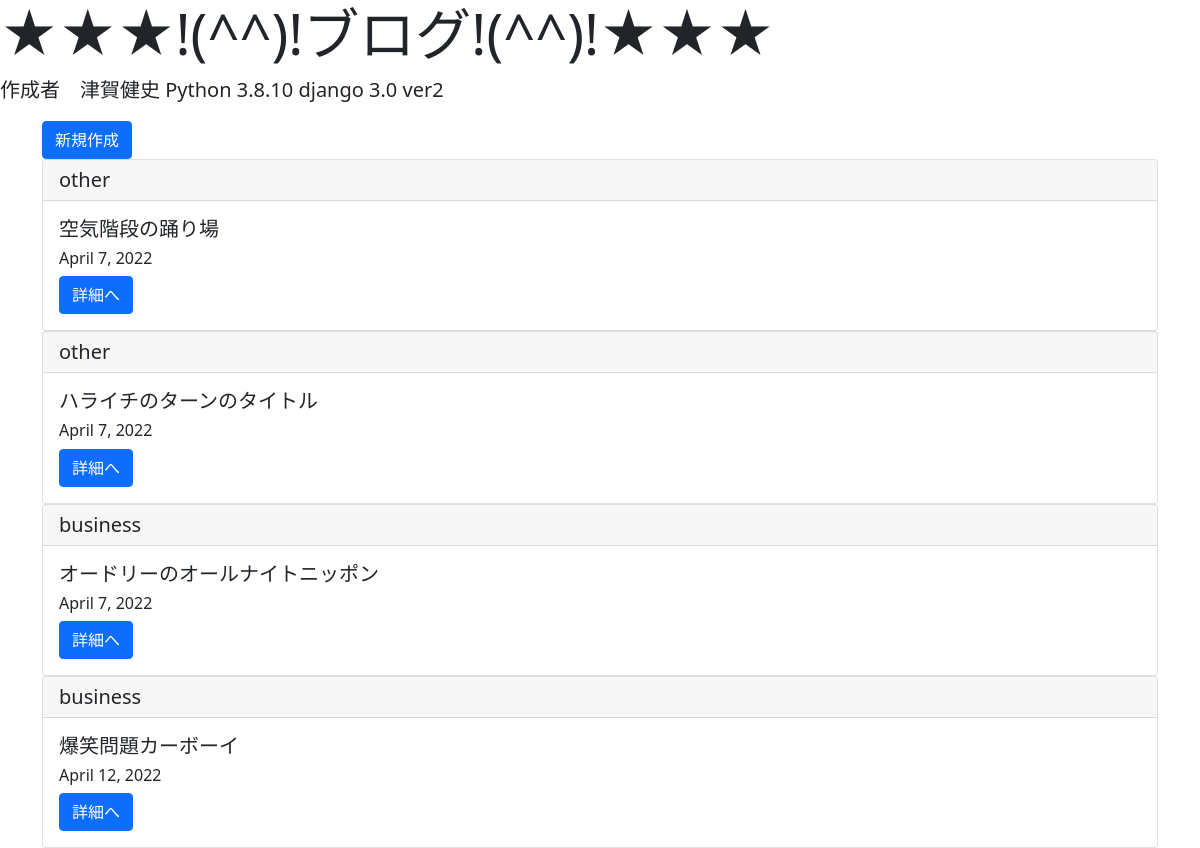
Page /list/ on the committed database.
### tgpost/models.py (models this page shows, shortened)
class TgModel(models.Model):
   title = models.CharField(max_length=100)
   content = models.TextField()
   postdate = models.DateField(auto_now_add=True)
   category = models.CharField(
      max_length=50,
      choices=CATEGORY
   )

### tgpost/views.py (the view)
# urls.py: path('list/', TgList.as_view(), name='list'),
class TgList(ListView):
    template_name = 'list.html'
    model = TgModel

### templates/list.html (shortened to what this page needs)
<!doctype html>
<html lang="en">
  <head>
    <link href="https://cdn.jsdelivr.net/npm/bootstrap@5.0.2/dist/css/bootstrap.min.css" rel="stylesheet">
  </head>
  <body>
    {% extends 'base.html' %}
    {% block header %}
    <div class="jumbotron">
        <h1 class="display-4">★★★!(^^)!ブログ!(^^)!★★★</h1>
        <p class="lead">作成者　津賀健史 Python 3.8.10 django 3.0 ver2</p>
    </div>
    {% endblock header %}
    {% block content %}
    <div class='container'>
    <a href="{% url 'create' %}" class="btn btn-primary">新規作成</a>
    {% for item in object_list %}
        <div class="card">
            <h5 class="card-header">{{ item.category }}</h5>
            <div class="card-body">
              <h5 class="card-title">{{item.title}}</h5>
              <h6 class="card-title">{{item.postdate}}</h6>
              <a href="{% url 'detail' item.pk %}" class="btn btn-primary">詳細へ</a>
            </div>
        </div>
    {% endfor %}
    </div>
    {% endblock content %}

### templates/base.html (shortened to what this page needs)
<!doctype html>
<html lang="en">
  <head>
    <link href="https://cdn.jsdelivr.net/npm/bootstrap@5.0.2/dist/css/bootstrap.min.css" rel="stylesheet">
  </head>
  <body>
    {% block header %}
    {% endblock header %}
    {% block content %}
    {% endblock content %}
  </body>
</html>

### rows in the picture
TgModel: category "other", title "空気階段の踊り場", postdate "April 7, 2022"
TgModel: category "other", title "ハライチのターンのタイトル", postdate "April 7, 2022"
TgModel: category "business", title "オードリーのオールナイトニッポン", postdate "April 7, 2022"
TgModel: category "business", title "爆笑問題カーボーイ", postdate "April 12, 2022"
